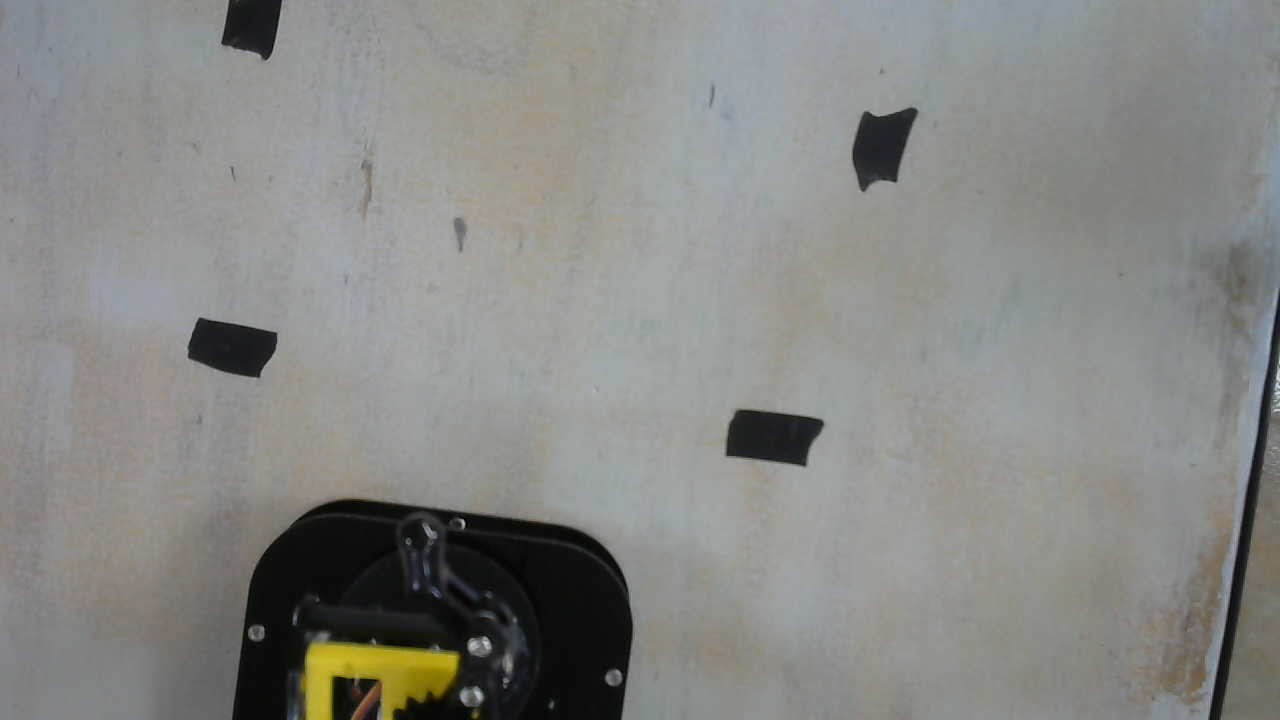
#> input picture pi3b/calibration_photo.jpg, 1280 x 720 px
$ python calibartation.py
#> lines starting #> are read from the running program, lines starting #| are printed output that depends on the picture; after the words box and inside, x2 and y2 are one past the last pixel; in counts of white or black regions, pixels touching at a corner belong together
"""
Image-based Camera -> Robot-frame calibration (planar homography)
=====================================================================
Uses a single saved photo instead of a live webcam feed. Take one photo
with your camera in its FINAL mounted position (phone photo held in the
same spot is fine for now, but ideally the actual camera you'll run
detection with later), save it, and point IMAGE_PATH at it.

PHYSICAL SETUP: mark 4+ points on the table, measure their (x, y) from
the base rotation axis with a tape measure (x=forward, y=left), and make
sure ALL of them are visible in the photo before you take it.

RUNNING IT
-----------
- Set IMAGE_PATH below to your photo's file path.
- Enter the table height when prompted (once).
- Click each marked point in the image window; type in the (x, y) you
  measured for that point when prompted in the terminal.
- Press 'c' once you've clicked 4+ points to compute and save
  calibration.json.
- Press 'q' to quit at any time.
"""

import cv2
import numpy as np
import json
from pathlib import Path

SCRIPT_DIR = Path(__file__).resolve().parent
IMAGE_PATH = str(SCRIPT_DIR / "calibration_photo.jpg")   # <-- point this at your saved photo
MIN_POINTS = 4
MAX_POINTS = 8
SAVE_PATH = str(SCRIPT_DIR / "calibration.json")

pixel_points = []
world_points = []
homography = None


def collect_point_callback(event, u, v, flags, param):
    if event == cv2.EVENT_LBUTTONDOWN and homography is None and len(pixel_points) < MAX_POINTS:
        print(f"\nClicked pixel ({u}, {v}).")
        try:
            x = float(input("  Measured x (forward, cm): "))
            y = float(input("  Measured y (left, cm): "))
        except ValueError:
            print("  Not a number -- point discarded, click it again.")
            return
        pixel_points.append([u, v])
        world_points.append([x, y])
        print(f"  Recorded point {len(pixel_points)}/{MAX_POINTS}.")


def test_point_callback(event, u, v, flags, param):
    if event == cv2.EVENT_LBUTTONDOWN and homography is not None:
        pt = np.array([[[u, v]]], dtype=np.float32)
        world = cv2.perspectiveTransform(pt, homography)
        x, y = world[0][0]
        print(f"pixel ({u},{v}) -> world x={x:.2f}cm, y={y:.2f}cm")


def _pixel_to_world_preview(u, v, H, table_z_cm):
    pt = np.array([[[u, v]]], dtype=np.float32)
    world = cv2.perspectiveTransform(pt, H)
    x, y = world[0][0]
    return float(x), float(y), table_z_cm


def main():
    global homography

    base_img = cv2.imread(IMAGE_PATH)
#> base_img is the input picture: shape (720, 1280, 3); mean B, G, R 132.7, 135.6, 134.8
    if base_img is None:
        raise FileNotFoundError(f"Could not read image at {IMAGE_PATH}")

    table_z_cm = float(input("Table height relative to base axis, cm (negative if below): "))
#> the answer given: 100

    cv2.namedWindow("Calibration")
    cv2.setMouseCallback("Calibration", collect_point_callback)

    print(f"\nClick your {MIN_POINTS}+ marked points in the image window.")
    print("Press 'c' when done clicking to compute the homography. Press 'q' to quit.\n")

    while True:
        frame = base_img.copy()
        for (u, v) in pixel_points:
            cv2.circle(frame, (u, v), 6, (0, 255, 0), 2)

        status = f"Points: {len(pixel_points)}/{MIN_POINTS}+  (press 'c' to compute, 'q' to quit)"
        cv2.putText(frame, status, (10, 25), cv2.FONT_HERSHEY_SIMPLEX, 0.6, (0, 255, 0), 2)
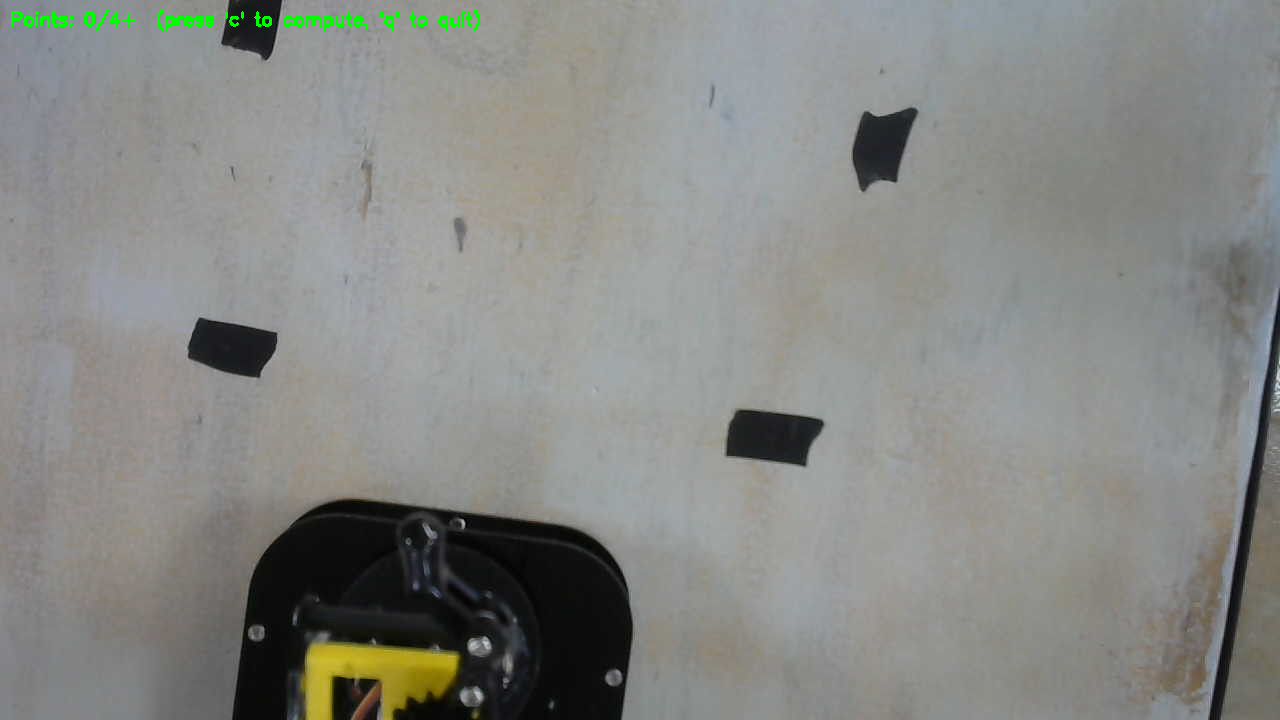
#> frame: shape (720, 1280, 3); 0.29% of pixels changed, all inside (x1, y1, x2, y2) = (11, 9, 480, 31)
        cv2.imshow("Calibration", frame)

        key = cv2.waitKey(50) & 0xFF
#> (key q is pressed here)
        if key == ord('q'):
            cv2.destroyAllWindows()
            return
        if key == ord('c') and len(pixel_points) >= MIN_POINTS:
            break
        if len(pixel_points) >= MAX_POINTS:
            break

    px = np.array(pixel_points, dtype=np.float32)
    wp = np.array(world_points, dtype=np.float32)
    homography, status = cv2.findHomography(px, wp, cv2.RANSAC)
    if homography is None:
        print("Homography failed -- check your points aren't all in a line, then rerun.")
        cv2.destroyAllWindows()
        return

    with open(SAVE_PATH, "w") as f:
        json.dump({"H": homography.tolist(), "table_z_cm": table_z_cm}, f, indent=2)
    print(f"\nSaved calibration to {SAVE_PATH}")

    print("\n--- Self-check (should be close to what you measured) ---")
    for (u, v), (wx, wy) in zip(pixel_points, world_points):
        x, y, z = _pixel_to_world_preview(u, v, homography, table_z_cm)
        print(f"pixel ({u},{v}) -> world ({x:.2f},{y:.2f})  [expected ({wx:.1f},{wy:.1f})]")

    print("\nTEST MODE -- click any point in the image to see its world coordinates.")
    print("Best check: click a point you did NOT use for calibration and compare to a tape measure.")
    cv2.setMouseCallback("Calibration", test_point_callback)

    while True:
        frame = base_img.copy()
        cv2.putText(frame, "TEST MODE -- click to check, 'q' to quit", (10, 25),
                    cv2.FONT_HERSHEY_SIMPLEX, 0.6, (0, 200, 255), 2)
        cv2.imshow("Calibration", frame)
        if cv2.waitKey(50) & 0xFF == ord('q'):
            break

    cv2.destroyAllWindows()


if __name__ == "__main__":
    main()

$ run again, with pi3b/detect_photo.jpg copied over pi3b/calibration_photo.jpg
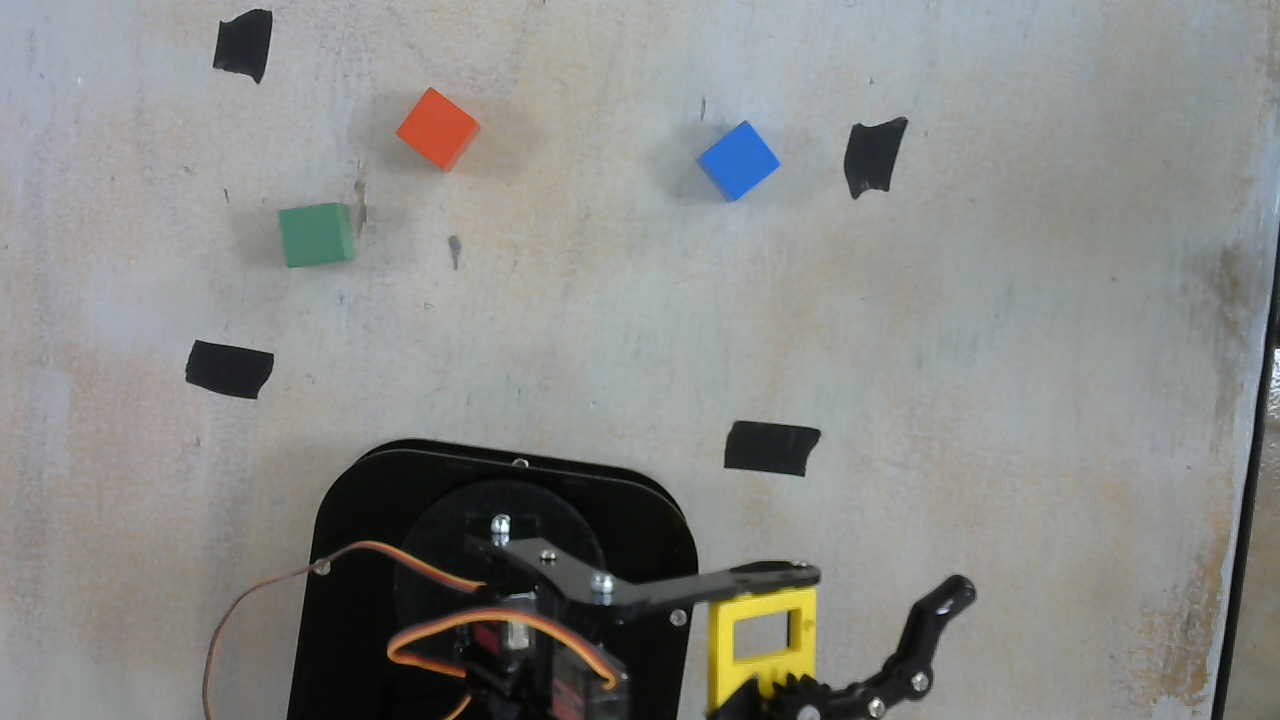
#> input picture pi3b/detect_photo.jpg, 1280 x 720 px
#> in main, base_img is the input picture: shape (720, 1280, 3); mean B, G, R 133.9, 136.7, 135.8
#> in main, `cv2.putText(frame, status, (10, 25), cv2.FONT_HERSHEY_SIMPLEX, 0.6, (0..`:
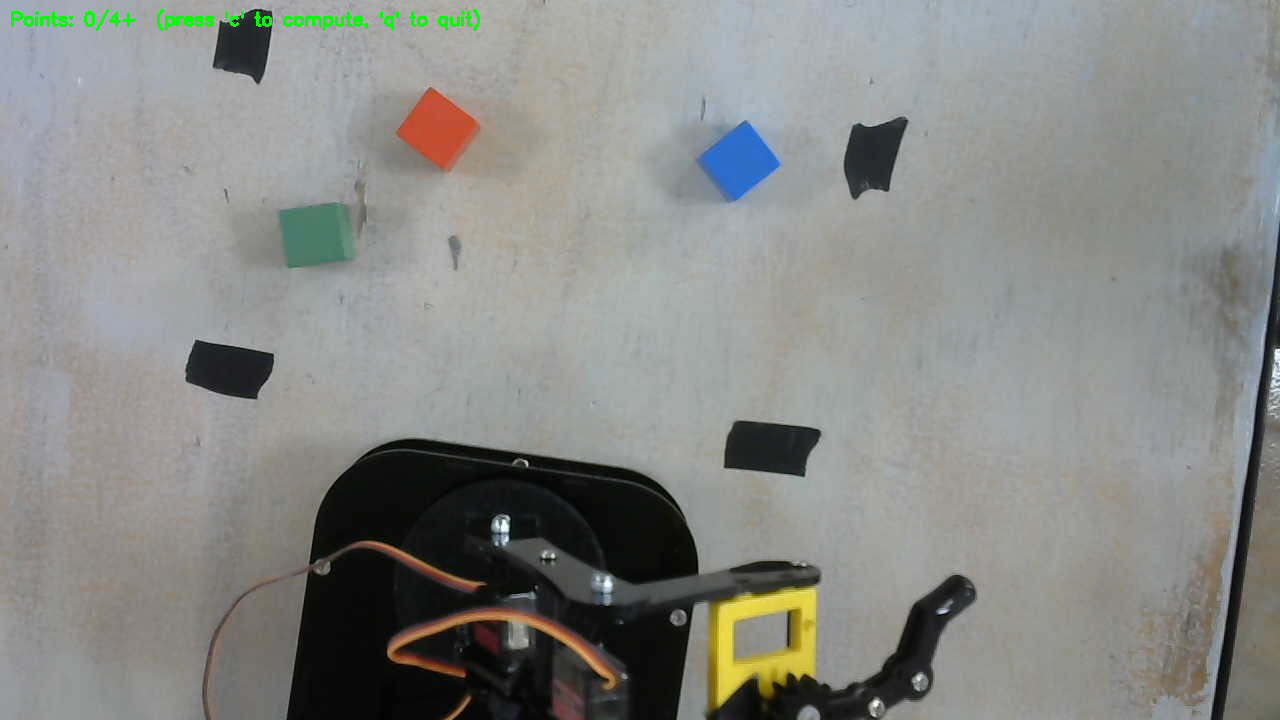
#> frame: shape (720, 1280, 3); 0.29% of pixels changed, all inside (x1, y1, x2, y2) = (11, 9, 480, 31)
